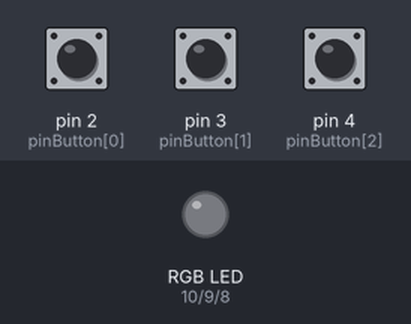
This sketch was run on a simulated Arduino Uno, built with avr-gcc and run on an emulated ATmega328P. Parts: an RGB LED mixed from three pins (HIGH = lit). The inputs (shaded band) are chosen by the test bench; at power-on: pin 3 (pinButton[1]) LOW, pin 4 (pinButton[2]) LOW, pin 2 (pinButton[0]) LOW. Dim RGB values are drawn brighter than linear.

Above: at 1.2 s.
1.3 s: pin 3 (pinButton[1]) pulled HIGH for 0.15 s
At 2.5 s:
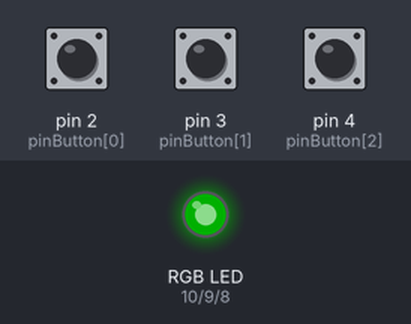
3.0 s: pin 4 (pinButton[2]) pulled HIGH for 0.15 s
At 4.4 s:
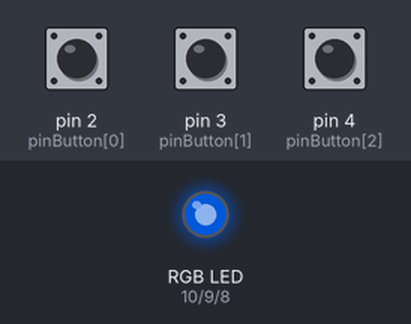
4.7 s: pin 2 (pinButton[0]) pulled HIGH for 0.15 s
At 6.1 s:
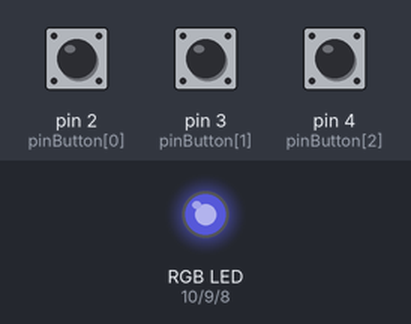
6.4 s: pin 3 (pinButton[1]) pulled HIGH for 1 s
At 8.0 s:
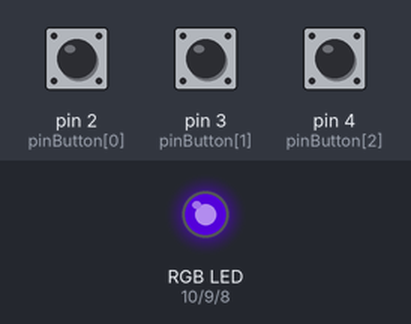
8.9 s: pin 2 (pinButton[0]) pulled HIGH for 1 s
At 10.3 s:
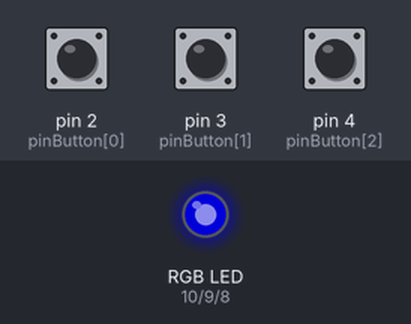
11.4 s: pin 4 (pinButton[2]) pulled HIGH for 1 s
At 12.2 s:
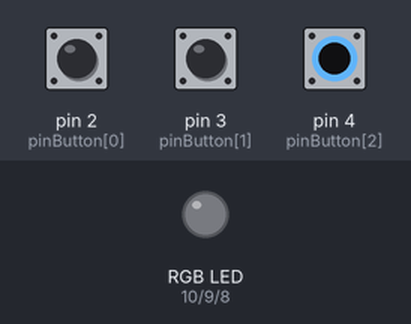
Timing chart, 0 to 14.4 s (numbered marks = the images above; inputs shaded):
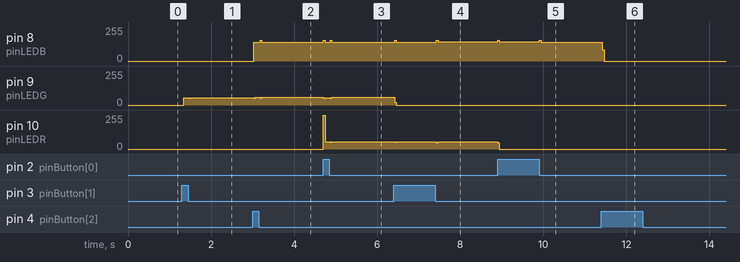

Measured:
- after the input at 1.3 s, pin 9 (pinLEDG): 0/255 → 56/255 after 0.05 s
- after the input at 3.0 s, pin 8 (pinLEDB): 0/255 → 140/255 at once, → 141/255 0.16 s later; pin 9 (pinLEDG): 56/255 → 58/255 at once, → 57/255 0.16 s later
- after the input at 4.7 s, pin 8 (pinLEDB): 141/255 → 142/255 at once, → 141/255 0.16 s later; pin 9 (pinLEDG): 57/255 → 56/255 at once, → 57/255 0.16 s later; pin 10 (pinLEDR): 0/255 → 56/255 at once
- after the input at 6.4 s, pin 8 (pinLEDB): 141/255 → 142/255 at once, → 143/255 1.0 s later; pin 9 (pinLEDG): 57/255 → 0/255 at once; pin 10 (pinLEDR): 56/255 → 55/255 after 1.0 s
- after the input at 8.9 s, pin 8 (pinLEDB): 143/255 → 142/255 after 1.0 s; pin 10 (pinLEDR): 55/255 → 0/255 at once
- after the input at 11.4 s, pin 8 (pinLEDB): 142/255 → 0/255 at once

The sketch:

HW3_1.ino
```cpp
const int pinLEDR = 10;
const int pinLEDG = 9;
const int pinLEDB = 8;
const int pinButton[3] = {2, 3, 4};
boolean lastButton[3] = {LOW, LOW, LOW};
boolean currentButton[3] = {LOW, LOW, LOW};
int ledMode[3] = {0, 0, 0};

void setup() {
  pinMode(pinLEDR, OUTPUT);
  pinMode(pinLEDG, OUTPUT);
  pinMode(pinLEDB, OUTPUT);
  pinMode(pinButton[0], INPUT);
  pinMode(pinButton[1], INPUT);
  pinMode(pinButton[2], INPUT);
}

boolean debounce(boolean last, int pin) {
  boolean current = digitalRead(pin);
  if(current != last) {
    delay(5); current = digitalRead(pin);
  }
  return current;
}

void loop() {
  for(int i=0; i<3; i++)
  currentButton[i] =
  debounce(lastButton[i],
  pinButton[i]);

  for(int i=0; i<3; i++) {
    if(currentButton[i] == HIGH && lastButton[i] == LOW) {
      ledMode[i]++; if (ledMode[i] > 1) ledMode[i] = 0;
    }
    lastButton[i] = currentButton[i];
    setMode(ledMode[i] + 2*i);
  }
}

void setMode(int mode) {
  switch (mode) {
    case 0: digitalWrite(pinLEDR, LOW);
            digitalWrite(pinLEDG, LOW);
            digitalWrite(pinLEDB, LOW);
            break;
    case 1: digitalWrite(pinLEDR, HIGH);
            digitalWrite(pinLEDG, LOW);
            digitalWrite(pinLEDB, LOW);
            break;
    case 2: digitalWrite(pinLEDR, LOW);
            digitalWrite(pinLEDG, LOW);
            digitalWrite(pinLEDB, LOW);
            break;
    case 3: digitalWrite(pinLEDR, LOW);
            digitalWrite(pinLEDG, HIGH);
            digitalWrite(pinLEDB, LOW);
            break;
    case 4: digitalWrite(pinLEDR, LOW);
            digitalWrite(pinLEDG, LOW);
            digitalWrite(pinLEDB, LOW);
            break;
    case 5: digitalWrite(pinLEDR, LOW);
            digitalWrite(pinLEDG, LOW);
            digitalWrite(pinLEDB, HIGH);
            break;
  }
}
```
